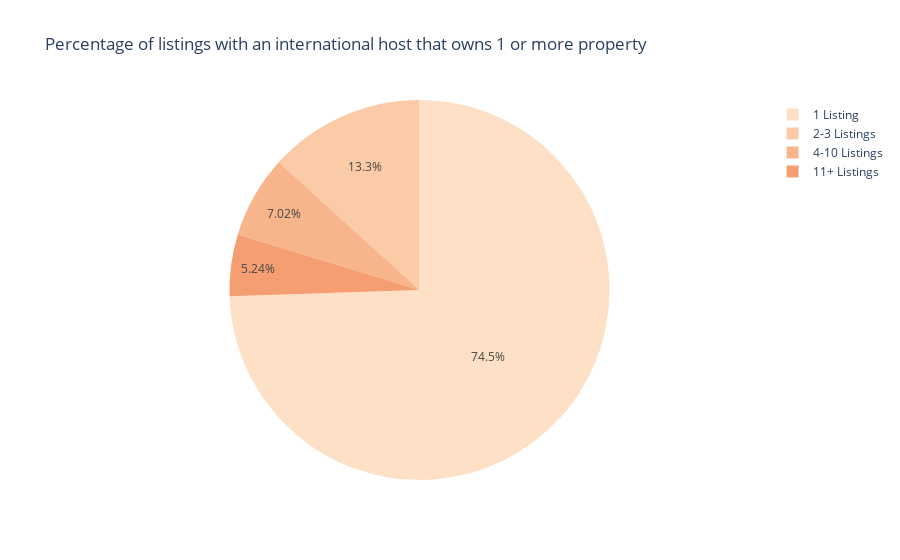

The notebook cell saved with this chart:
### Code cell
#make bins
bins = pd.IntervalIndex.from_tuples([(-1, 1), (1, 3),(3,10),(10,100)])

#get labels
labels = pd.Series(['1 Listing','2-3 Listings','4-10 Listings','11+ Listings'])

# create the dataframe
listings_info_df = host_binning(bins, labels)

listings_info_df = listings_info_df.rename(columns = {'labels': 'Host Listings',
                                                     'perc_listings': 'Percentage of Listings'})
listings_info_df

fig = px.pie(listings_info_df, names = 'Host Listings', values='Percentage of Listings', 
             title='Percentage of listings with an international host that owns 1 or more property',
            color_discrete_sequence = px.colors.sequential.Peach)
fig.show()

### Figure 1 — Plotly figure (JSON) as saved in the notebook; plotly's stock layout.template omitted (floating-point values rounded to 4 significant figures)
{"data": [{"domain": {"x": [0, 1], "y": [0, 1]}, "hovertemplate": "Host Listings=%{label}<br>Percentage of Listings=%{value}<extra></extra>", "labels": ["1 Listing", "2-3 Listings", "4-10 Listings", "11+ Listings"], "legendgroup": "", "name": "", "showlegend": true, "type": "pie", "values": [0.7447, 0.1327, 0.07023, 0.0524]}], "layout": {"legend": {"tracegroupgap": 0}, "piecolorway": ["rgb(253, 224, 197)", "rgb(250, 203, 166)", "rgb(248, 181, 139)", "rgb(245, 158, 114)", "rgb(242, 133, 93)", "rgb(239, 106, 76)", "rgb(235, 74, 64)"], "title": {"text": "Percentage of listings with an international host that owns 1 or more property"}}}
